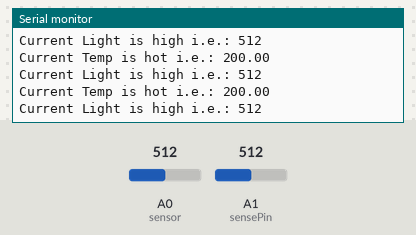
Simulated run of this sketch. Board: Arduino Uno, built with avr-gcc and run on an emulated ATmega328P. Parts: the last lines printed to the serial monitor. The inputs (shaded band) are chosen by the test bench; at power-on: A1 (sensePin) = 512, A0 (sensor) = 512.

Above: at 21.4 s.
21.5 s: A1 (sensePin) set to 76
At 30.8 s:
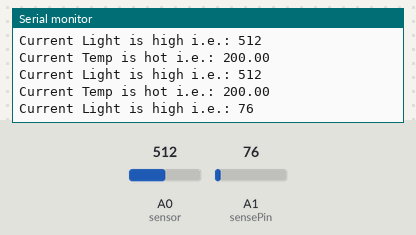
31.5 s: A1 (sensePin) set to 66
At 40.8 s:
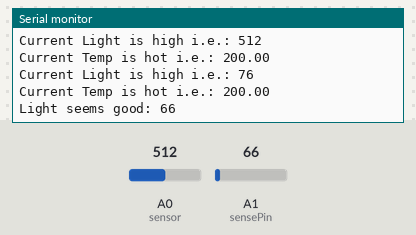

The sketch:

light.ino
```cpp
int sensePin = A1;  //This is the Arduino Pin that will control Relay #1
int sensorValue = 0;    //The variable we will use to store the sensor input
//int sensePin = A0;  //This is the Arduino Pin that will control Relay #1
int sensorInput;    //The variable we will use to store the sensor input
double temp;


void setup() {
  // put your setup code here, to run once:
  Serial.begin(9600); //Start the Serial Port at 9600 baud (default)

}
void loop() {
  // put your main code here, to run repeatedly:
  sensorValue = analogRead(A1);    //read the analog sensor and store it

  sensorInput = analogRead(A0);    //read the analog sensor and store it
  temp = (double)sensorInput / 1024;       //find percentage of input reading
  temp = temp * 5;                 //multiply by 5V to get voltage
  temp = temp - 0.5;               //Subtract the offset
  temp = temp * 100;               //Convert to degrees


  if (temp > 28 ) {
   Serial.print("Current Temp is hot i.e.: ");
   Serial.println(temp);
  }

  else if (temp < 28) {
    Serial.print("Current Temp is cold i.e.: ");
    Serial.println(temp);
  }
   else{
    Serial.print("Current Temp: ");
    Serial.println(temp);
    }

if (sensorValue > 70 ) {
   Serial.print("Current Light is high i.e.: ");
   Serial.println(sensorValue);
  }

  else if (sensorValue < 60) {
    Serial.print("Current Light is low i.e.: ");
    Serial.println(sensorValue);
  }
   else{
    Serial.print("Light seems good: ");
    Serial.println(sensorValue);
    }


  //Serial.print("Current Temp: ");

  //Serial.println(temp);

  //Serial.print("Current Light: ");
  //Serial.println(sensorValue);

  //Serial.end();
  delay(10000);
}
```

Measured:
- the behaviour switches between 71 and 70 on A1 (sensePin) (found by bisection; images 1 and 2)
- after the input at 21.5 s, the serial monitor: prints a new line after 8.5 s (image 1)
- after the input at 31.5 s, the serial monitor: prints a new line after 8.5 s (image 2)
